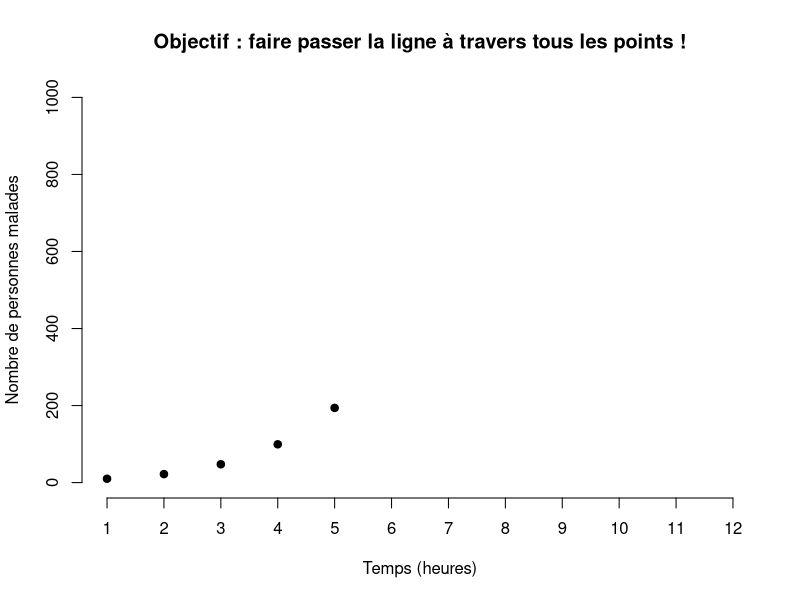

This figure's R source: (Note: this script raises an error after producing the figure.)

library(deSolve)

find_R0 = function(){
  
  colours = c("red", "blue", "green", "orange", "purple",
              "slateblue", "green4", "grey20",
              "tomato", "steelblue", "tan4", "seagreen3")
  
  SIR.model <- function(t, pop, param) {
    with(as.list(c(pop, param)), {
      N=S+I+R
      dS <- -beta*S*I/N
      dI <- beta*S*I/N  - gamma*I
      dR <- gamma*I
      dnI <- beta*S*I/N 
      res<-c(dS, dI, dR, dnI)
      list(res)
    })
  }
  
  gamma=1/4
  beta = gamma*4.2
  dt=1
  Tmax=11
  N=1500
  
  I0=10
  S0=N-I0
  R0=0
  
  Time=seq(from=0,to=Tmax,by=dt)
  Init.cond=c(S=S0,I=I0, R=R0, nI=0) 
  param=c(beta,gamma)
  
  real_result <- as.data.frame(lsoda(Init.cond, Time, SIR.model, param))
  
  plot(c(1:5),real_result$I[1:5],type="p",col="black",
       xlab="Temps (heures)",ylab="Nombre de personnes malades",
       main="Objectif : faire passer la ligne à travers tous les points !",
       ylim=c(0,1000), bty="n", cex=1, pch=19,
       xlim = c(1,12), xaxt="n")
  axis(side = 1, at=c(1:12))
  
  attempt = 1
  
  R0_tried = c()
  
  repeat{
    
    cat("Quelle valeur de R0 doit-on essayer ?\n")
    R0_to_try = readline("")
    
    if(grepl("[A-Za-z]", R0_to_try)){
      cat("R0 doit être un nombre !\n")
    } else {
      
      R0_to_try = gsub(",", ".", R0_to_try)
      
      R0_to_try = as.numeric(R0_to_try)
      R0_tried = c(R0_tried, R0_to_try)
      
      beta = gamma*R0_to_try
      param=c(beta,gamma)
      
      test_result <- as.data.frame(lsoda(Init.cond, Time, SIR.model, param))
      
      lines(c(1:12),test_result$I, lwd = 2,
            col = colours[attempt])
      legend("topright", legend = R0_tried, col = colours[1:length(R0_tried)],
             lty = 1, lwd = 2)
      
      
      if(R0_to_try == 4.2){
        cat("Bravo ! C'est la bonne valeur")
        break
      }
      
      attempt = attempt+1
      
      if(attempt == 5) cat("Indice : c'est entre 4 et 5...\n")
      
    }
  }
  
}

find_R0()
